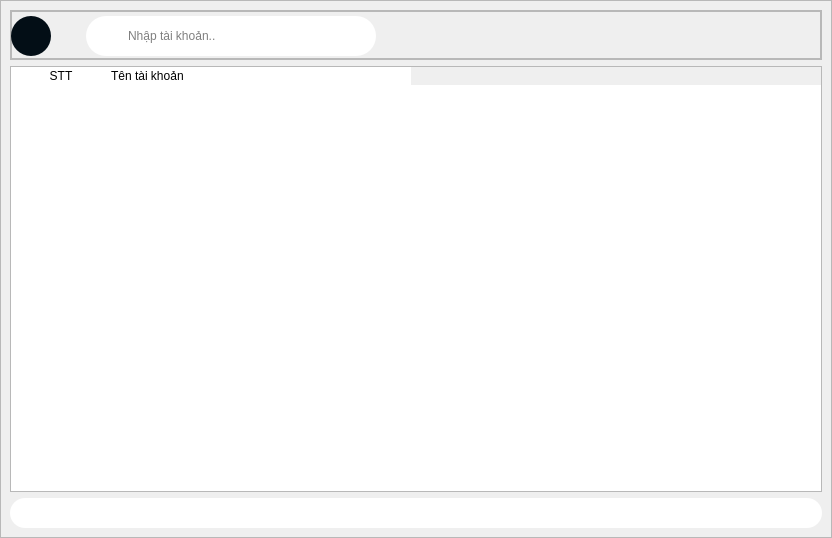
<?xml version="1.0" encoding="UTF-8"?>
<ui version="4.0">
 <class>Form</class>
 <widget class="QWidget" name="Form">
  <property name="geometry">
   <rect>
    <x>0</x>
    <y>0</y>
    <width>832</width>
    <height>538</height>
   </rect>
  </property>
  <property name="windowTitle">
   <string>Form</string>
  </property>
  <layout class="QGridLayout" name="gridLayout">
   <property name="leftMargin">
    <number>0</number>
   </property>
   <property name="topMargin">
    <number>0</number>
   </property>
   <property name="rightMargin">
    <number>0</number>
   </property>
   <property name="bottomMargin">
    <number>0</number>
   </property>
   <property name="spacing">
    <number>0</number>
   </property>
   <item row="0" column="0">
    <widget class="QFrame" name="frame">
     <property name="frameShape">
      <enum>QFrame::StyledPanel</enum>
     </property>
     <property name="frameShadow">
      <enum>QFrame::Raised</enum>
     </property>
     <layout class="QVBoxLayout" name="verticalLayout">
      <item>
       <widget class="QFrame" name="VehicleTypeOptionFrame">
        <property name="minimumSize">
         <size>
          <width>0</width>
          <height>50</height>
         </size>
        </property>
        <property name="frameShape">
         <enum>QFrame::StyledPanel</enum>
        </property>
        <property name="frameShadow">
         <enum>QFrame::Raised</enum>
        </property>
        <layout class="QGridLayout" name="gridLayout_43">
         <property name="leftMargin">
          <number>0</number>
         </property>
         <property name="topMargin">
          <number>0</number>
         </property>
         <property name="rightMargin">
          <number>0</number>
         </property>
         <property name="bottomMargin">
          <number>0</number>
         </property>
         <property name="spacing">
          <number>0</number>
         </property>
         <item row="0" column="0">
          <widget class="QFrame" name="VehicleTypeOptionBlankFrame_2">
           <property name="frameShape">
            <enum>QFrame::StyledPanel</enum>
           </property>
           <property name="frameShadow">
            <enum>QFrame::Raised</enum>
           </property>
           <widget class="QPushButton" name="btnAddMember">
            <property name="geometry">
             <rect>
              <x>0</x>
              <y>5</y>
              <width>40</width>
              <height>40</height>
             </rect>
            </property>
            <property name="minimumSize">
             <size>
              <width>40</width>
              <height>40</height>
             </size>
            </property>
            <property name="maximumSize">
             <size>
              <width>40</width>
              <height>40</height>
             </size>
            </property>
            <property name="cursor">
             <cursorShape>PointingHandCursor</cursorShape>
            </property>
            <property name="toolTip">
             <string/>
            </property>
            <property name="styleSheet">
             <string notr="true">background-color: rgb(3, 14, 22);
	color: white;
	border-radius: 20px;
	font: 87 10pt &quot;Segoe UI Black&quot;;
	background-image: url(:/images/res/drawable/icons/add.png);
	background-position: center center;
	background-repeat: none;
</string>
            </property>
            <property name="text">
             <string/>
            </property>
           </widget>
           <widget class="QLineEdit" name="edtSearchMemberType">
            <property name="geometry">
             <rect>
              <x>70</x>
              <y>5</y>
              <width>300</width>
              <height>40</height>
             </rect>
            </property>
            <property name="minimumSize">
             <size>
              <width>250</width>
              <height>40</height>
             </size>
            </property>
            <property name="maximumSize">
             <size>
              <width>300</width>
              <height>16777215</height>
             </size>
            </property>
            <property name="styleSheet">
             <string notr="true">color: black;
	background-color: white;
	border-radius: 20px;
	background-image:url(:/images/res/drawable/icons/search_line_padding-left.png);
	background-position: left center;
	background-repeat: none;
	padding-left: 40px;
	font: 10pt &quot;Open Sans&quot;;
	margin-left: 5px;
	margin-right: 5px;</string>
            </property>
            <property name="placeholderText">
             <string>Nhập tài khoản..</string>
            </property>
           </widget>
          </widget>
         </item>
        </layout>
       </widget>
      </item>
      <item>
       <widget class="QTableWidget" name="tbUser">
        <property name="styleSheet">
         <string notr="true">QTableWidget#tbMemberType {
	background-color: white;
	padding: 15px;
	border-radius: 15px;
	font: 11pt &quot;Open Sans&quot;;
}
QTableWidget::item {
	
}

QTableWidget::section {
	height: 50px;
}
QTableWidget::item:selected{
	background-color: white;
color:#000;

}

QHeaderView::section{
	border: none;
	background-color: rgb(255, 255, 255);
	font: 81 12pt &quot;Open Sans Condensed ExtraBold&quot;;

}
QTableWidget::horizontalHeader {

}
QHeaderView::section:horizontal
{
}
QHeaderView::section:vertical
{
}
</string>
        </property>
        <property name="lineWidth">
         <number>1</number>
        </property>
        <property name="dragDropOverwriteMode">
         <bool>true</bool>
        </property>
        <property name="selectionMode">
         <enum>QAbstractItemView::ExtendedSelection</enum>
        </property>
        <property name="selectionBehavior">
         <enum>QAbstractItemView::SelectItems</enum>
        </property>
        <property name="textElideMode">
         <enum>Qt::ElideRight</enum>
        </property>
        <property name="showGrid">
         <bool>false</bool>
        </property>
        <property name="gridStyle">
         <enum>Qt::SolidLine</enum>
        </property>
        <property name="wordWrap">
         <bool>true</bool>
        </property>
        <attribute name="verticalHeaderVisible">
         <bool>false</bool>
        </attribute>
        <column>
         <property name="text">
          <string>STT</string>
         </property>
         <property name="textAlignment">
          <set>AlignCenter</set>
         </property>
        </column>
        <column>
         <property name="text">
          <string>Tên tài khoản</string>
         </property>
         <property name="textAlignment">
          <set>AlignLeading|AlignVCenter</set>
         </property>
        </column>
        <column>
         <property name="text">
          <string/>
         </property>
        </column>
        <column>
         <property name="text">
          <string/>
         </property>
        </column>
       </widget>
      </item>
      <item>
       <widget class="QFrame" name="VEhicleTypeBlankOptionStatusFrame">
        <property name="minimumSize">
         <size>
          <width>0</width>
          <height>30</height>
         </size>
        </property>
        <property name="styleSheet">
         <string notr="true">background-color: rgb(255, 255, 255);
border-radius: 15px;</string>
        </property>
        <property name="frameShape">
         <enum>QFrame::StyledPanel</enum>
        </property>
        <property name="frameShadow">
         <enum>QFrame::Raised</enum>
        </property>
       </widget>
      </item>
     </layout>
    </widget>
   </item>
  </layout>
 </widget>
 <resources>
  <include location="../../resources.qrc"/>
 </resources>
 <connections/>
</ui>
